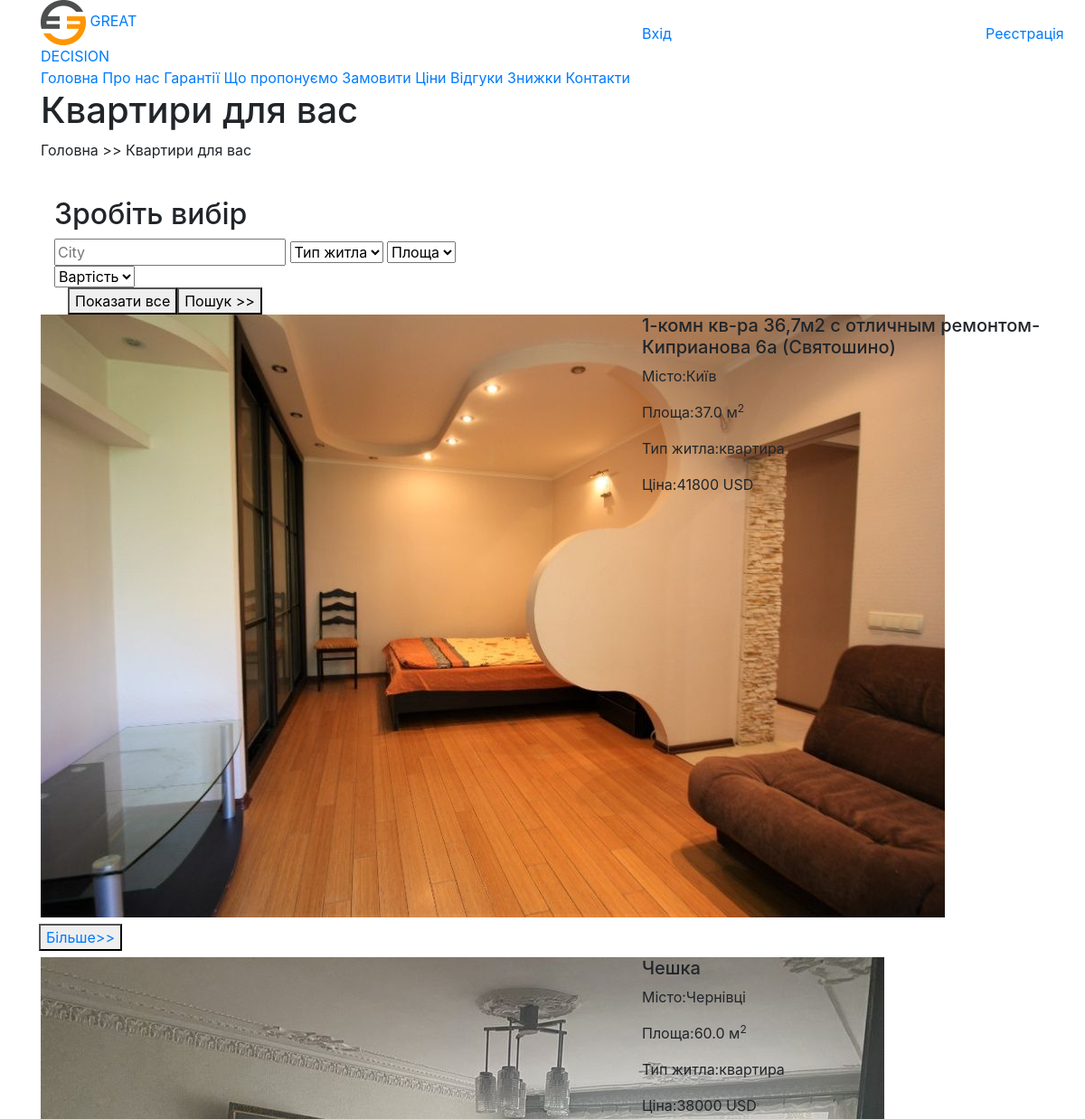
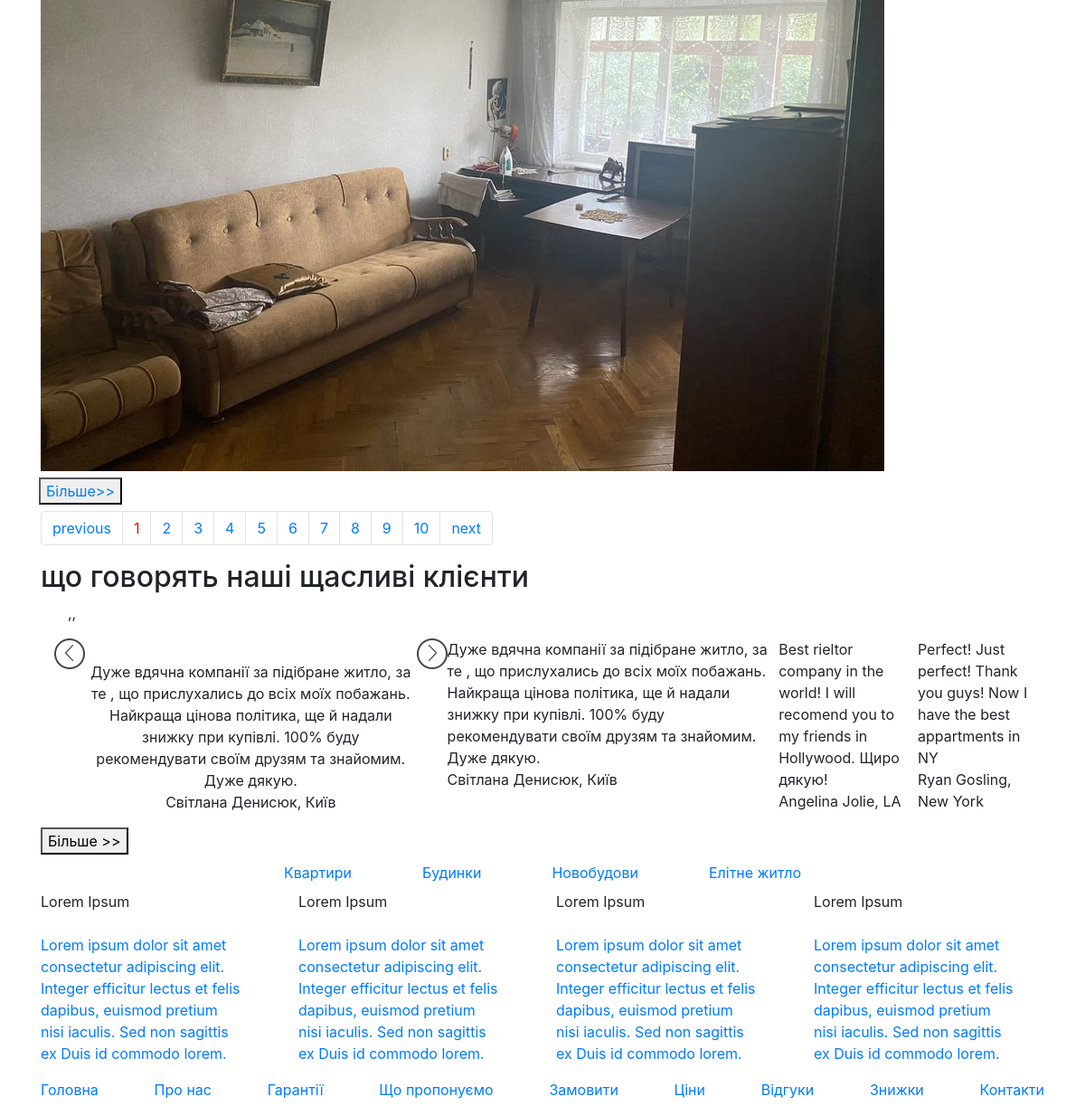
The app's page /apartments/ with its own data (2 pictures, top to bottom).
### apartments/models.py (models this page shows, shortened)
class Apartments(models.Model):
    title = models.CharField(max_length=250)
    address = models.CharField(max_length=250, blank=True)
    city = models.CharField(max_length=250, blank=True)
    region = models.CharField(max_length=250, blank=True)
    description = models.TextField(blank=True)
    price = models.IntegerField()
    rooms = models.IntegerField(blank=True, null=True)
    square_live = models.DecimalField(
        max_digits=5, decimal_places=1, blank=True, null=True)
    square_all = models.DecimalField(max_digits=5, decimal_places=1)
    floor = models.IntegerField(blank=True, null=True)
    apartment_type = models.ForeignKey(
        'ApartmentType', on_delete=models.SET_NULL, null=True, blank=True, default=None)
    is_published = models.BooleanField(default=True)
    list_date = models.DateTimeField(default=datetime.now)
    photo_0 = models.ImageField(upload_to="photos/%Y/%m/%d/")
    photo_1 = models.ImageField(upload_to="photos/%Y/%m/%d/", blank=True)
    photo_2 = models.ImageField(upload_to="photos/%Y/%m/%d/", blank=True)
    photo_3 = models.ImageField(upload_to="photos/%Y/%m/%d/", blank=True)
    photo_4 = models.ImageField(upload_to="photos/%Y/%m/%d/", blank=True)
    photo_5 = models.ImageField(upload_to="photos/%Y/%m/%d/", blank=True)
    photo_6 = models.ImageField(upload_to="photos/%Y/%m/%d/", blank=True)
    photo_7 = models.ImageField(upload_to="photos/%Y/%m/%d/", blank=True)
    realtor = models.ForeignKey(
        Realtor, on_delete=models.DO_NOTHING, blank=True, null=True)
    favorits = models.ManyToManyField(settings.AUTH_USER_MODEL, blank=True)
    class Meta:
        verbose_name = 'apartment'
        verbose_name_plural = 'apartments'

class ApartmentType(models.Model):
    title = models.CharField(max_length=50)
    def __str__(self):
        return self.title

### apartments/views.py (the view)
# urls.py: path('', views.index, name="apartments"),
def index(request):
    apartments = Apartments.objects.order_by(
        '-list_date').filter(is_published=True)
    if 'city' in request.GET:
        city = request.GET['city']
        if city is not None:
            apartments = apartments.filter(city__iexact=city)
    paginator = Paginator(apartments, 2)
    page_number = request.GET.get('page')
    page = paginator.get_page(page_number)
    context = {
        "apartments": page,
        "header_h1": "Квартири <span>для вас</span>",
        "header_p": "Головна >> Квартири для вас",
    }
    return render(request, "pages/apartments.html", context)

### templates/pages/apartments.html (shortened to what this page needs)
{% extends 'base.html' %}
{% block content %}
<section class="apartments">
    <div class="container">
        <div class="row">
            <div class="col-12">
                <p class="text-title upper">
                <form action="{% url 'apartments' %}">
                    <div class="col-6 order-options">
                        <h2 class="mt-4">Зробіть <span class="yellow">вибір</span></h2>
                        <input type="text" name="city" placeholder="City">
                        <select>
                            <option disabled selected>Тип житла</option>
                        </select>
                        <select>
                            <option disabled selected>Площа</option>
                        </select>
                        <select>
                            <option disabled selected>Вартість</option>
                        </select>
                        <div class="d-flex col-12">
                            <button type="button" class="btn--show_all" onclick="window.location='{% url 'apartments' %}'">Показати все</button>
                            <button type="submit" class="btn--forward">Пошук >></button>
                        </div>
                    </div>
                </form>
            </div>
        </div>
            {% if apartments %}
            <div class="row">
                {% for apartment in apartments %}
                <div class="col-lg-6 col-sm-12">
                    <img src="{{ apartment.photo_0.url }}">
                </div>
                <div class="offset-lg-1 col-lg-5 col-sm-12 info">
                    <h5>{{ apartment.title }}</h5>
                    <div class="flat--bcg">
                        <div>
                            <p><span class="title">Місто:</span><span class="name">{{ apartment.city }}</span></p>
                            <p><span class="title">Площа:</span><span class="name">{{ apartment.square_all }} м<sup>2</sup></span></p>
                        </div>
                        <div>
                            <p><span class="title">Тип житла:</span><span class="name">{{ apartment.apartment_type }}</span></p>
                            <p><span class="title">Ціна:</span><span class="name">{{ apartment.price }} USD</span></p>
                        </div>
                    </div>
                </div>
                <div class="btn"><button class="btn--forward"><a
                            href="{% url 'apartment' apartment.id  %}">Більше>></a></button>
                </div>
                {% endfor %}
            </div>
            <div class="pagination col-12">
                <nav aria-label="Page navigation example">
                    <ul class="step-links pagination">
                        <li class='page-item'><a class='page-link' {% if apartments.has_previous %}href="?page={{ apartments.previous_page_number }}{% for key,value in request.GET.items %}{% ifnotequal key 'page' %}&{{ key }}={{ value }}{% endifnotequal %}{% endfor %}"{% else %}href="#"{% endif %}>previous</a></li>
                        {% for i in apartments.paginator.page_range %}
                            {% if i == apartments.number %}
                                <li class='page-item'><a style="color:red;" class='page-link' href="?page={{i}}">{{i}}</a></li>
                            {% else %}
                                <li class='page-item'><a class='page-link' href="?page={{i}}{% for key,value in request.GET.items %}{% ifnotequal key 'page' %}&{{ key }}={{ value }}{% endifnotequal %}{% endfor %}">{{i}}</a></li>
                            {% endif %}
                        {% endfor %}
                        <li class='page-item'><a class='page-link' {% if apartments.has_next %}href="?page={{ apartments.next_page_number }}"{% else %}href="#"{% endif %}>next</a></li>
                    </ul>
                </nav>
            </div>
            {% else %}
            <div>Нічого не знайдено</div>
            {% endif %}
        </div>
</section>
{% endblock %}

### records on screen
Apartments: photo_0 (picture), title "1-комн кв-ра 36,7м2 с отличным ремонтом-Киприанова 6а (Святошино)", city "Київ", square_all "37.0", apartment_type "квартира", price "41800"
Apartments: photo_0 (picture), title "Чешка", city "Чернівці", square_all "60.0", apartment_type "квартира", price "38000"

### other values on screen
{{ header_h1|safe }} "Квартири для вас"
{{ header_p|safe }} "Головна >> Квартири для вас"
{{ i }} "1"
{{ i }} "2" "3" "4" "5" "6" "7" "8" "9" "10"
